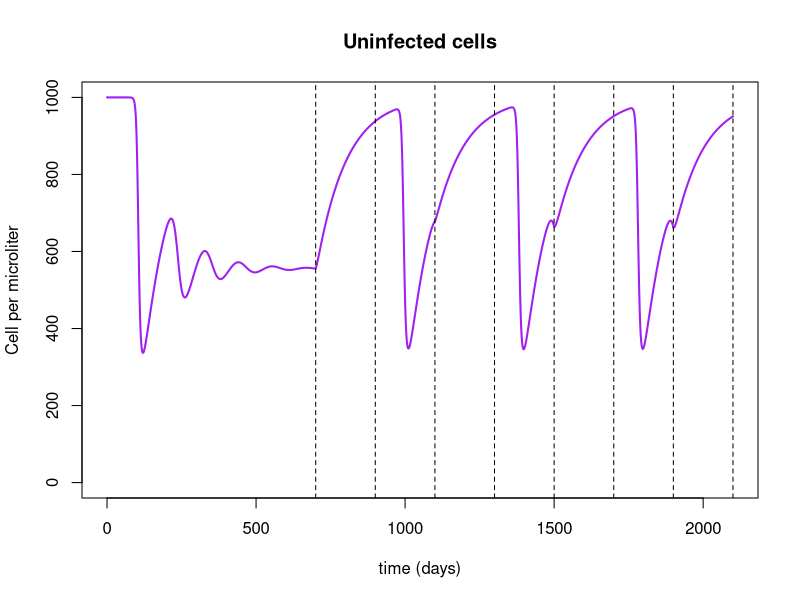
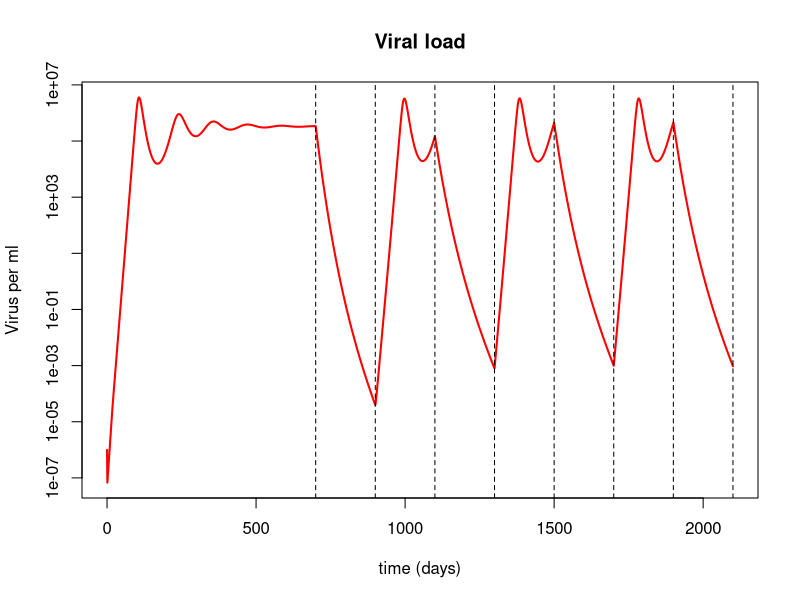

These charts were generated, in order, by the following R code:

rm(list=ls()) #this clears the workspace to make sure no leftover variables are floating around. Not strictly needed
dev.off()
graphics.off(); #close all graphics windows
library(deSolve)
require(deSolve)  #loads ODE solver package

#Differential equations for uninfected cells, infected cells and virus
#FOr time t=0 to t=600  and after t=750 there is no treatment 

odeequations=function(t,y,parms) 
{ 
  U=y[1]; #uninfected cells
  I=y[2]; #infected cells
  VI=y[3]; #infectious virus
  VNI=y[4]; #Noninfectious virus
  
  if (t<treat.init | (900<t & t<1100) | (1300<t & t<1500) | (1700<t & t<1900)){
    dUdt=lambda-d*U-(1-eRTI1)*b*VI*U;
    dIdt=(1-eRTI1)*b*VI*U-delta*I;
    dVIdt=(1-ePI1)*p*I-c*VI;
    dVNIdt=ePI1*p*I-c*VNI;
  }
  else {
    dUdt=lambda-d*U-(1-eRTI2)*b*VI*U;
    dIdt=(1-eRTI2)*b*VI*U-delta*I;
    dVIdt=(1-ePI2)*p*I-c*VI;
    dVNIdt=ePI2*p*I-c*VNI;
  }
  
 
  return(list(c(dUdt,dIdt,dVIdt,dVNIdt)));
  
  
} #end function specifying the ODEs



#############
#main program
#############
tmax=2100;              
timevec=seq(0,tmax,1); #vector of times
treat.init=700
treat.int=850

#values for model parameters,
lambda=10000;#unit: [/mm3 day]
d=0.01;#unit: [/day]
b=2.4e-8;#unit: [mm3/day]
delta=0.4;#unit: [/day]
p=390;#unit: [/cell day]
c=13;#unit: [/day]
eRTI1=0; #Reverse Transcriptise Inhibitor efficacy when patient is not getting treatment
ePI1=0; #Protease Inhibitor efficacy when patient is not getting treatment
eRTI2=0.3; #Reverse Transcriptise Inhibitor efficacy when patient is getting treatment
ePI2=0.3; #Protease Inhibitor efficacy when patient is getting treatment

#Initial condition 
U=1e6; #initial number of uninfected cells  
VI=1e-6;#initial number for free infectious virus V
VNI=0; #initial number for free noninfectious virus v
I=0; #initial number of infected cells 
Y0=c(U, I, VI, VNI);  #combine initial conditions into a vector 


  odeoutput1 = lsoda(Y0,timevec,odeequations,parms="",atol=1e-5)



#layout(matrix(c(1,2),ncol=1, byrow=T))

#plot results


#ymin=1e-5; ymax=max(odeoutput3[,4]);

#Plot uninfected cells with its upper and lower bounds
plot(odeoutput1[,1],odeoutput1[,2]/1000,type="l",xlab="time (days)",ylab="Cell per microliter",main="Uninfected cells", col="purple",lwd=2,xlim=c(0,tmax),ylim=c(0,1e3))

#lines(odeoutput2[,2],lty=2,col="purple")
#lines(odeoutput3[,2],lty=3,col="purple")
abline(v=seq(treat.init,tmax,200),lty=c(2))


#Plot infected T cell with its upper and lower bounds
#plot(odeoutput1[,1],odeoutput1[,3],type="l",xlab="time (days)",ylab="Cell per ml",main="Infected cells",col="blue",lwd=2,xlim=c(0,tmax),log="y")
#lines(odeoutput2[,3],lty=2,col="blue")
#lines(odeoutput3[,3],lty=3,col="blue")
#abline(v=seq(treat.init,tmax,100),lty=2)



#Plot viral load with its upper and lower bounds
plot(odeoutput1[,1],odeoutput1[,4]+odeoutput1[,5],type="l",xlab="time (days)",ylab="Virus per ml",main="Viral load",col="red",lwd=2,xlim=c(0,tmax),log="y")
#lines(odeoutput2[,4],lty=2,col="red")
#lines(odeoutput3[,4],lty=3,col="red")
abline(v=seq(treat.init,tmax,200),lty=c(2))

#par(mar=c(0, 0, 0, 0))
#plot.new()

#legend("center", 'groups',inset=0.05,cex=0.8,xpd = TRUE, title="Sensitivity analysis for the CD4+ T cells birth rate (Lambda)",
#    c("Lambda=5.6","Lambda=10","Lambda=36"), lty=c(2,1,3), horiz=TRUE)
